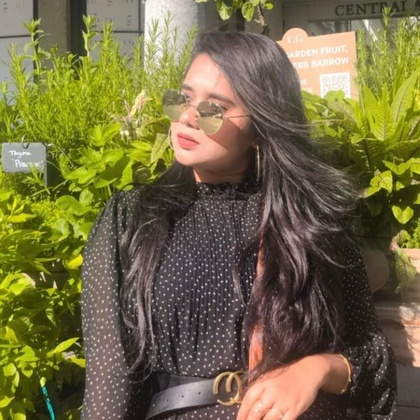
%> input picture Assignment - 3/input_image.jpg, 420 x 420 px, shrunk from 750 x 750 before the run
$ octave 180104101.m   (GNU Octave 9; MATLAB toolbox functions it lacks are replaced by stand-ins)
%> lines starting %> are read from the running program, lines starting %| are printed output that depends on the picture
Input=rgb2gray(imread('input_image.jpg'));
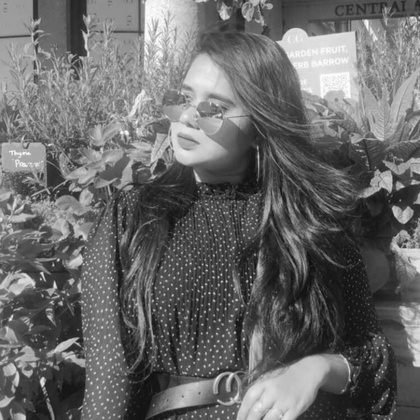
%> Input: size 420x420 uint8; min 10, max 254, mean 104.9

prompt='Enter value of sigma: ';
sg = input(prompt);
%> the answer given: 2

%Kernel Initialization
sum_k = 0;
KN = ones(5,5);
for i = 1:5
    for j= 1:5
        dist = (i-3)^2 + (j-3)^2;
        KN(i,j) = exp((-1*dist) / (2*sg*sg));
        sum_k = sum_k + KN(i,j);
    end
end
KN = KN/sum_k;

[r, c] = size(Input);
%> r = 420; c = 420
outputImage = zeros(r,c);
%Add padding
padding= padarray(Input, [2,2]);
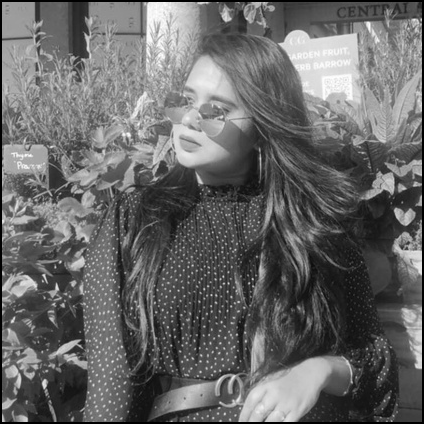
%> padding: size 424x424 uint8; min 0, max 254, mean 103

%Gaussian Filter Applying
for i = 1: r
    for j= 1: c
        temp = double(padding(i:i+4, j:j+4));
        filt  = temp.*KN;
        outputImage(i,j) = sum(filt(:));
    end
end
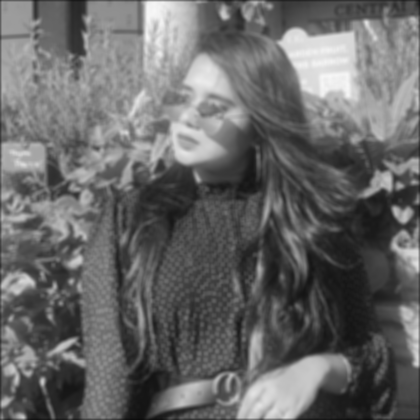
%> outputImage: size 420x420 double; min 12.33, max 247.3, mean 104.3

outputImage = uint8(outputImage);
%> outputImage: size 420x420 uint8
imwrite('Output_image',outputImage);
figure;
subplot(1,2,1);
imshow(Input);
title('Input');

subplot(1,2,2);
imshow(outputImage);
title('Output');
